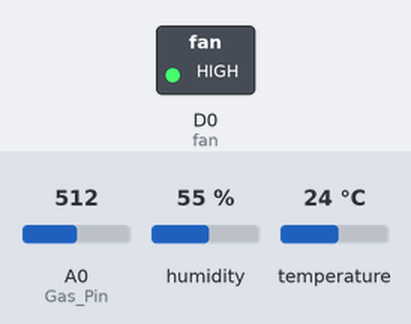
The sketch below on a simulated ESP8266 (NodeMCU). On the bench: switched loads named in the sketch (green lamp = pin HIGH). Inputs (shaded band) come from the test bench; at power-on: temperature 24 °C, A0 (Gas_Pin) = 512, humidity 55 %. WiFi joins after 1.5 s; servers stay silent unless stated; web services answer with replies made up by the test bench; what the sketch prints to the serial monitor is not drawn.

Above: at 7.5 s.
7.6 s: temperature set to 20 °C
At 12.0 s:
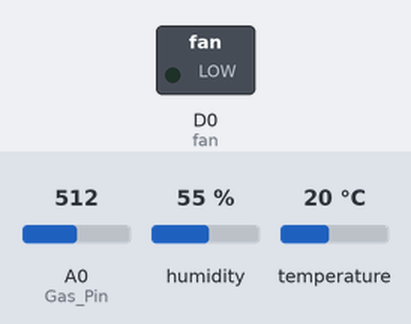
13.0 s: temperature set to 28 °C
At 17.4 s:
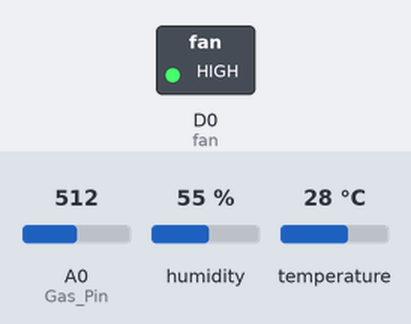
Timing chart, 0 to 18.9 s (numbered marks = the images above; inputs shaded):
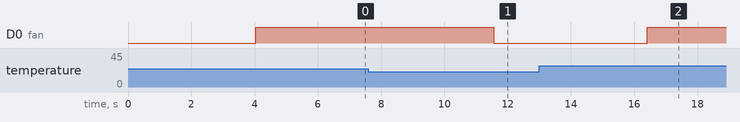

Measured:
- the behaviour switches between 22 and 21 °C on temperature (found by bisection; images 0 and 1)
- after the input at 7.6 s, D0 (fan): HIGH → LOW after 4.0 s
- after the input at 13.0 s, D0 (fan): LOW → HIGH after 3.4 s

The sketch:

food_monitoring.ino
```cpp
#include <DHT.h>
#include <ESP8266WiFi.h>
#include <WiFiClient.h>
#include <ThingSpeak.h>

#define RL 10.0 // the value of RL is 10K
#define m -0.36848 // using formula y = mx+c and the graph in the datasheet
#define c 1.105 // btained by before calculation
#define R0 1.9
#define fan D0 // pin for fan

// replace with your channel’s thingspeak API key,
const char * myWriteAPIKey = "IBHBDYU35XYMEF1A";
unsigned long myChannelNumber = 2195405; //Replace it with your channel ID
const char* ssid = "iPhone Ayi";
const char* password = "flowerayinow";
const char* server = "api.thingspeak.com";
const char *host = "maker.ifttt.com";
const char *privateKey = "gOAllQTL6NxlXs_vOKb_Bzj2uZgZqwcJrZyfP9sS70y";
double gas;

#define Gas_Pin A0
#define DHTPIN D4 // CONNECT THE DHT11 SENSOR TO PIN D4 OF THE NODEMCU

DHT dht(DHTPIN, DHT11,15); //CHANGE DHT11 TO DHT22 IF YOU ARE USING DHT22
WiFiClient client;

void setup() {
  Serial.begin(9600);
  pinMode(fan,OUTPUT);
  delay(10);
  dht.begin();
  ThingSpeak.begin(client);
  WiFi.begin(ssid, password);
  pinMode(Gas_Pin,INPUT);

  Serial.println();
  Serial.println();
  Serial.print("Connecting to ");
  Serial.println(ssid);

  while (WiFi.status() != WL_CONNECTED) {
    delay(200);
    Serial.print(".");
  }

  Serial.println("");
  Serial.println("WiFi connected");
}

int ppm1() {
  float sensor_volt; //Define variable for sensor voltage
  float RS_gas; //Define variable for sensor resistance
  float ratio; //Define variable for ratio
  float sensorValue = analogRead(Gas_Pin); //Read analog values of sensor
  sensor_volt = sensorValue*(5.0/1023.0); //Convert analog values to voltage
  RS_gas = ((5.0*10.0)/sensor_volt)-10.0; //Get value of RS in a gas
  ratio = RS_gas/R0;  // Get ratio RS_gas/RS_air
  double ppm_log = (log10(ratio)-c)/m; //Get ppm value in linear scale according to the the ratio value

  float ppm = pow(10, ppm_log); //Convert ppm value to log scale
  Serial.print("Methane content = ");
  Serial.println(ppm);

  ThingSpeak.writeField(myChannelNumber, 3, ppm, myWriteAPIKey);

  return(ppm);
}

void loop() {

  float t = dht.readTemperature();

  ThingSpeak.writeField(myChannelNumber, 1,t, myWriteAPIKey);
  Serial.print("Temp = ");
  delay(500);
  Serial.println(t);
  float h = dht.readHumidity();

  ThingSpeak.writeField(myChannelNumber, 2,h, myWriteAPIKey);
  Serial.print("Humidity = ");
  delay(500);
  Serial.println(h);

  gas = ppm1();
  delay(500);
  if (t > 21){
    digitalWrite(D0,HIGH);
    send_event("temp_event");
    Serial.println("Fan On");

  }
  else{
    digitalWrite(fan,LOW);
  }
  if (isnan(h) || isnan(t)|| isnan(gas)) {
    Serial.println("Failed to read from DHT sensor!");
  }
}

void send_event(const char *event){
  Serial.print("Connecting to ");
  Serial.println(host);
  // Use WiFiClient class to create TCP connections
  WiFiClient client;
  const int httpPort = 80;
  if (!client.connect(host, httpPort)) {
    Serial.println("Connection failed");
    return;
  }
  // We now create a URI for the request
  String url = "/trigger/";
  url += event;
  url += "/with/key/";
  url += privateKey;
  Serial.print("Requesting URL: ");
  Serial.println(url);
  // This will send the request to the server
  client.print(String("GET ") + url + " HTTP/1.1\r\n" +
               "Host: " + host + "\r\n" +
               "Connection: close\r\n\r\n");
  while(client.connected())
  {
    if(client.available())
    {
      String line = client.readStringUntil('\r');
      Serial.print(line);
    } else {
      // No data yet, wait a bit
      delay(50);
    };
  }
  Serial.println();
  Serial.println("closing connection");
  client.stop();
}
```
